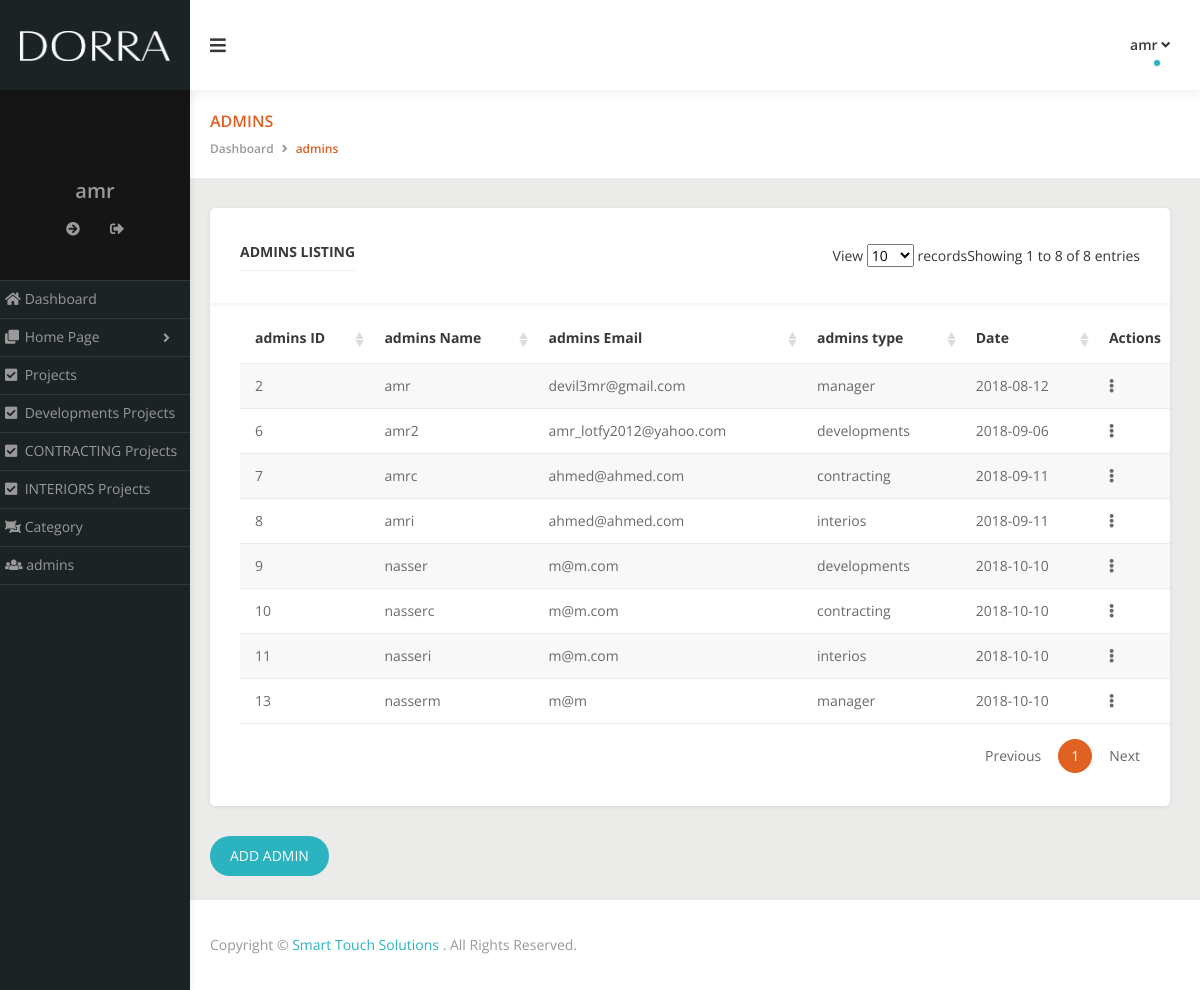
Page /admin/manager/admins.php (signed in) on the committed database.
### tables this page shows
CREATE TABLE IF NOT EXISTS `users` (
  `UID` int(11) NOT NULL AUTO_INCREMENT,
  `name` varchar(255) NOT NULL,
  `password` varchar(255) NOT NULL,
  `email` varchar(255) NOT NULL,
  `type` varchar(255) NOT NULL,
  `Date` date NOT NULL,
  PRIMARY KEY (`UID`)
);

### admin/manager/includes/functions/functions.php (called while the page is built, shortened)
<?php
    function getReco($table){
        global $con;
        $getReco = $con->prepare("SELECT * FROM $table ");
        $getReco->execute();
        $infos = $getReco->fetchAll();
        return $infos;
    }

### admin/manager/admins.php (the view, shortened to what this page needs)
  <?php
if(isset($_SESSION['username'])){
include 'init.php';
?>
         <main class="main--container">
            <section class="page--header">
                <div class="container-fluid">
                    <div class="row">
                        <div class="col-lg-6">
                            <h2 class="page--title h5">admins</h2>
                            <ul class="breadcrumb">
                                <li class="breadcrumb-item"><a href="ecommerce.html">Dashboard</a></li>
                                <li class="breadcrumb-item active"><span>admins</span></li>
                            </ul>
                        </div>
                    </div>
                </div>
            </section>
            <section class="main--content">
                <div class="panel">
                    <div class="records--list" data-title="admins Listing">
                        <table id="recordsListView">
                            <thead>
                                <tr>
                                    <th>admins ID</th>
                                    <th>admins Name</th>
                                    <th>admins Email</th>
                                    <th>admins type</th>
                                    <th> Date</th>
                                    <th class="not-sortable">Actions</th>
                                </tr>
                            </thead>
                            <tbody>
                                <?php
                                foreach (getReco('users') as $ad) {
                               echo '<tr>';
                               echo  '<td>' . $ad["UID"] . '</td>';
                               echo   '<td>' . $ad["name"] .'</td>';
                               echo '<td>' . $ad["email"] . ' </td>' ;
                                echo '<td>' . $ad["type"] . ' </td>' ;
                                 echo '<td>' . $ad["Date"] . ' </td>' ;
                               echo '<td><div class="dropleft">
                                            <a href="#" class="btn-link" data-toggle="dropdown"><i class="fa fa-ellipsis-v"></i></a>';
                                       echo '</div>';
                                   echo '</td>';
                               echo '</tr>';
                                }
                      ?>
                            </tbody>
                        </table>
                    </div>
                </div>
                  <a href="new_admin.php" class="btn  btn-info">Add admin</a>
                  <br><br>
            </section>
<?php
include $tpl . 'footer.php';
}else{
     header('Location: index.php');
        exit();
}
?>

### admin/manager/includes/templates/header.php (shortened to what this page needs)
<!DOCTYPE html><html dir="ltr" lang="en" class="no-outlines">
<head>
    <link rel="stylesheet" href="<?php echo $css;?>bootstrap.min.css">
    <link rel="stylesheet" href="<?php echo $css;?>fontawesome-all.min.css">
    <link rel="stylesheet" href="<?php echo $css;?>jquery-ui.min.css">
    <link rel="stylesheet" href="<?php echo $css;?>perfect-scrollbar.min.css">
    <link rel="stylesheet" href="<?php echo $css;?>morris.min.css">
    <link rel="stylesheet" href="<?php echo $css;?>select2.min.css">
    <link rel="stylesheet" href="<?php echo $css;?>jquery-jvectormap.min.css">
    <link rel="stylesheet" href="<?php echo $css;?>horizontal-timeline.min.css">
    <link rel="stylesheet" href="<?php echo $css;?>weather-icons.min.css">
    <link rel="stylesheet" href="<?php echo $css;?>dropzone.min.css">
    <link rel="stylesheet" href="<?php echo $css;?>ion.rangeSlider.min.css">
    <link rel="stylesheet" href="<?php echo $css;?>ion.rangeSlider.skinFlat.min.css">
    <link rel="stylesheet" href="<?php echo $css;?>datatables.min.css">
    <link rel="stylesheet" href="<?php echo $css;?>fullcalendar.min.css">
    <link rel="stylesheet" href="<?php echo $css;?>style.css">
</head>
<body>

### admin/manager/init.php (shortened to what this page needs)
<?php
include '../../connect/connect.php';
    $tpl = 'includes/templates/';
    $css = '../files/css/';
    $func = 'includes/functions/';
    include $func . 'functions.php';
    include $tpl .'header.php';
	if(!isset($noNav)) {include $tpl .'navbar.php';}
?>

### admin/manager/includes/templates/navbar.php (shortened to what this page needs)
<div class="wrapper">
   <header class="navbar navbar-fixed">
       <div class="navbar--header">
           <a href="dashboard.php" class="logo"> <img src="../files/img/logo1.png" alt=""> </a>
       </div>
       <a href="#" class="navbar--btn" data-toggle="sidebar" title="Toggle Sidebar"> <i class="fa fa-bars"></i> </a>
       <div class="navbar--nav ml-auto">
           <ul class="nav">
               <li class="nav-item dropdown nav--user online">
                   <a href="#" class="nav-link" data-toggle="dropdown"> <img src="a.jpg" alt="" class="rounded-circle"> <span><?php echo  $_SESSION['username'] ?></span> <i class="fa fa-angle-down"></i> </a>
               </li>
           </ul>
       </div>
   </header>
    <aside class="sidebar" data-trigger="scrollbar">
       <div class="sidebar--profile">
           <div class="profile--img">
           </div>
           <div class="profile--name"> <a href="#" class="btn-link"><?php echo  $_SESSION['username'] ?></a> </div>
           <div class="profile--nav">
               <ul class="nav">
                   <li class="nav-item">
                       <a href="../../" class="nav-link" title="Visit Site"> <i class="fa fa-arrow-circle-right"></i> </a>
                   </li>
                   <li class="nav-item">
                       <a href="logout.php" class="nav-link" title="Logout"> <i class="fa fa-sign-out-alt"></i> </a>
                   </li>
               </ul>
           </div>
       </div>
       <div class="sidebar--nav">
           <ul>
               <li>
                   <ul>
                    <li class="">
                           <a href="dashboard.php"> <i class="fa fa-home"></i> <span>Dashboard</span> </a>
                   </li>
                 <li>
                      <a href="#"> <i class="fa fa-clone"></i> <span>Home Page</span> </a>
                   </li>
                   <li class="">
                           <a href="project_highlight.php"> <i class="fa fa-check-square"></i> <span>Projects</span> </a>
                       </li>
               <li class="">
                           <a href="projects_d.php"> <i class="fa fa-check-square"></i> <span>Developments Projects</span> </a>
                       </li>
               <li class="">
                           <a href="projects_c.php"> <i class="fa fa-check-square"></i> <span>CONTRACTING Projects</span> </a>
               <li class="">
                           <a href="projects_i.php"> <i class="fa fa-check-square"></i> <span>INTERIORS Projects</span> </a>
                     <li class="">
                           <a href="category.php"> <i class="fa fa-object-ungroup"></i> <span>Category</span> </a>
                       </li>
                    <li class="">
                           <a href="admins.php"> <i class="fa fa-users"></i> <span>admins</span> </a>
                       </li>
                   </ul>
               </ul>
       </div>
   </aside>

### admin/manager/includes/templates/footer.php (shortened to what this page needs)
 <footer class="main--footer main--footer-light">
                <p>Copyright &copy; <a href="#">Smart Touch Solutions   </a>. All Rights Reserved.</p>
            </footer>
        </main>
    </div>
</body>
 </html>

### rows in the picture
users: UID "2", name "amr", email "devil3mr@gmail.com", type "manager", Date "2018-08-12"
users: UID "6", name "amr2", email "amr_lotfy2012@yahoo.com", type "developments", Date "2018-09-06"
users: UID "7", name "amrc", email "ahmed@ahmed.com", type "contracting", Date "2018-09-11"
users: UID "8", name "amri", email "ahmed@ahmed.com", type "interios", Date "2018-09-11"
users: UID "9", name "nasser", email "m@m.com", type "developments", Date "2018-10-10"
users: UID "10", name "nasserc", email "m@m.com", type "contracting", Date "2018-10-10"
users: UID "11", name "nasseri", email "m@m.com", type "interios", Date "2018-10-10"
users: UID "13", name "nasserm", email "m@m", type "manager", Date "2018-10-10"

### other values in the picture
$_SESSION['username'] "amr"
